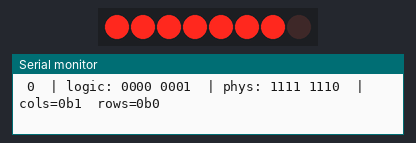
A sketch run on a simulated Arduino Uno, built with avr-gcc and run on an emulated ATmega328P. On the bench: 8 shift-register outputs drawn as a row of LEDs (first output left, lit = HIGH), the last lines printed to the serial monitor. Wiring (inferred from the names in the program): shift register (74HC595): data pin 13; shift clock pin 11; latch pin 12. Wiring (inferred from the signals the program sends): row of LEDs: on Q0, Q1, Q2, Q3, Q4, Q5, Q6, Q7.

Above: at 0.1 s.
At 0.71 s:
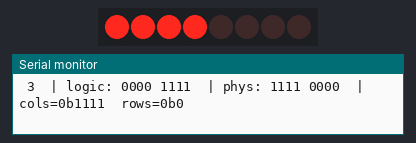
At 1.11 s:
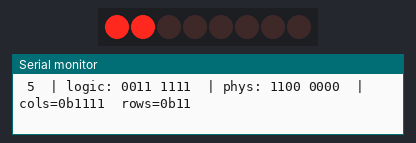
At 1.52 s:
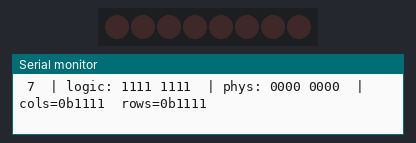
At 2.53 s:
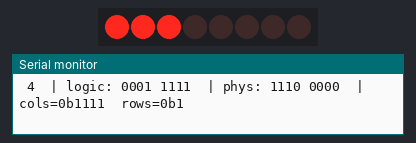
At 3.54 s:
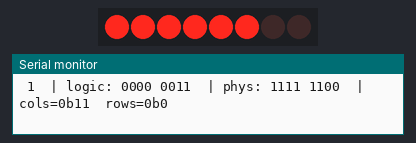
Timing chart, 0 to 3.8 s (numbered marks = the images above):
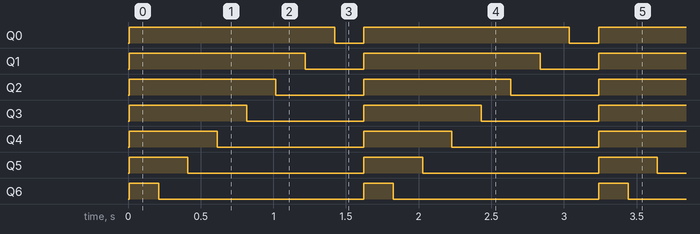

Measured:
- by itself, Q0: alternates HIGH for 1.4 s and LOW for 0.20 s
- by itself, Q1: alternates HIGH for 1.2 s and LOW for 0.40 s
- by itself, Q2: alternates HIGH for 1.0 s and LOW for 0.61 s
- by itself, Q3: alternates HIGH for 0.81 s and LOW for 0.81 s
- by itself, Q4: alternates HIGH for 0.61 s and LOW for 1.0 s
- by itself, Q5: alternates HIGH for 0.40 s and LOW for 1.2 s
- by itself, Q6: alternates HIGH for 0.20 s and LOW for 1.4 s

The sketch:

multiplexar_alto_voltaje_simple_74hc695.ino
```cpp
/*
 * Matrix LED multiplexing via 74HC595
 *
 * Columnas: activo BAJO  → Q0/Q1 en LOW enciende la columna
 * Filas:    activo BAJO  → Q2/Q3 en LOW enciende la fila
 * (ambos canales invierten la lógica en sendToShiftReg)
 *
 * ── Conexión 74HC595 ─────────────────────────────────────────
 *   Arduino D13 → DS   (pin 14, pata 14)  serial data
 *   Arduino D11 → SHCP (pin 11, pata 11)  shift clock
 *   Arduino D12 → STCP (pin 12, pata 12)  latch / storage clock
 *   VCC → VCC (pin 16), OE (pin 13) a GND, SRCLR (pin 10) a VCC
 *
 * ── Salidas del 595 ──────────────────────────────────────────
 *   Q0 (pata 15) → columna 0   activo LOW
 *   Q1 (pata  1) → columna 1   activo LOW
 *   Q2 (pata  2) → fila    0   activo LOW
 *   Q3 (pata  3) → fila    1   activo LOW
 *
 * ── Resistencias recomendadas ────────────────────────────────
 *   100-470 Ω en serie entre cada salida Q y el gate del MOSFET
 *     → limita corriente de pico y evita oscilaciones en el gate
 *   10 kΩ pull-up a VCC en cada gate
 *     → garantiza MOSFET apagado durante arranque/reset del 595
 *
 * ── Bit layout del registro (LSB = Q0) ───────────────────────
 *   bits [ N_COLS-1 .. 0 ]            → columnas  (lógico: 1=activo)
 *   bits [ N_COLS+N_ROWS-1 .. N_COLS ]→ filas     (lógico: 1=activo)
 *   Ambos se invierten al enviar al 595 (activo LOW físico)
 *
 *   2×2:  [r1, r0, c1, c0]           → bits [3..0]
 *   4×4:  [r3,r2,r1,r0, c3,c2,c1,c0] → bits [7..0]  (un solo 595)
 *
 * ── Control individual de LEDs ───────────────────────────────
 *   setLED(col, row, state) modifica colMask/rowMask y envía.
 *   NOTA: en matriz NxN encender (c0,r0) Y (c1,r1) simultáneamente
 *   también ilumina (c0,r1) y (c1,r0) → "ghosting".
 *   Para evitarlo se usa multiplexing por fila (ver comentario al
 *   final del archivo).
 */

// ── Pines 74HC595 ──────────────────────────────────────────────
#define PIN_DATA   13   // DS - en el chip pata 14
#define PIN_LATCH  12   // RCLK - en el chip pata 12
#define PIN_CLOCK  11   // SCLK - en el chip pata 11

// ── Dimensiones ─────────────────────────────────────────────────
const uint8_t N_COLS = 4;   // ← cambiar a 4 para escalar a 4×4
const uint8_t N_ROWS = 4;   // ← cambiar a 4 para escalar a 4×4

// ── Estado lógico global (1 = activo, independiente de polaridad)
uint8_t colMask = 0;
uint8_t rowMask = 0;

// ────────────────────────────────────────────────────────────────
// Envía colMask + rowMask al 74HC595
// Ambos canales son activo LOW → se invierte lógica antes de enviar
// ────────────────────────────────────────────────────────────────
void sendToShiftReg() {
  uint8_t colBitsPhys = (~colMask) & ((1 << N_COLS) - 1);  // activo LOW
  uint8_t rowBitsPhys = (~rowMask) & ((1 << N_ROWS) - 1);  // activo LOW
  uint8_t out = (rowBitsPhys << N_COLS) | colBitsPhys;

  digitalWrite(PIN_LATCH, LOW);
  shiftOut(PIN_DATA, PIN_CLOCK, LSBFIRST, out);
  digitalWrite(PIN_LATCH, HIGH);
}

// ────────────────────────────────────────────────────────────────
// Control individual de un LED
// ────────────────────────────────────────────────────────────────
void setLED(uint8_t col, uint8_t row, bool state) {
  if (col >= N_COLS || row >= N_ROWS) return;
  if (state) {
    colMask |=  (1 << col);
    rowMask |=  (1 << row);
  } else {
    colMask &= ~(1 << col);
    rowMask &= ~(1 << row);
  }
  sendToShiftReg();
}

// ────────────────────────────────────────────────────────────────
// Imprime uint8_t como "XXXX XXXX" (8 bits, MSB a la izquierda)
// ────────────────────────────────────────────────────────────────
void printBin8(uint8_t val) {
  for (int8_t i = 7; i >= 0; i--) {
    Serial.print((val >> i) & 1);
    if (i == 4) Serial.print(' ');
  }
}

// ────────────────────────────────────────────────────────────────
// Setup
// ────────────────────────────────────────────────────────────────
void setup() {
  Serial.begin(115200);
  pinMode(PIN_DATA,  OUTPUT);
  pinMode(PIN_CLOCK, OUTPUT);
  pinMode(PIN_LATCH, OUTPUT);

  colMask = 0; rowMask = 0;
  sendToShiftReg();  // todo apagado

  Serial.println(F("== Matrix 74HC595 demo =="));
  Serial.print(F("Matriz: ")); Serial.print(N_COLS);
  Serial.print('x');           Serial.println(N_ROWS);
  Serial.println(F("idx | logic (lógico)  | phys (al 595)  | cols | rows"));
}

// ────────────────────────────────────────────────────────────────
// Demo: índice acumulativo recorre compuertas una a una
//   Orden: col0 → col1 → … → row0 → row1 → … → reset
//   Cada paso habilita UNA compuerta más y reporta por Serial.
// ────────────────────────────────────────────────────────────────
uint8_t demoIdx = 0;
const uint8_t TOTAL_GATES = N_COLS + N_ROWS;

void loop() {
  // Reconstruir máscaras según índice acumulativo
  colMask = 0; rowMask = 0;
  for (uint8_t i = 0; i <= demoIdx; i++) {
    if (i < N_COLS) colMask |=  (1 << i);
    else            rowMask |=  (1 << (i - N_COLS));
  }

  sendToShiftReg();

  // ── Reporte Serial ──────────────────────────────────────────
  // logicByte: [rowN..row0 | colN..col0] (sin invertir, 1 = activo)
  // physByte : lo que recibe físicamente el 74HC595
  uint8_t logicByte = (rowMask << N_COLS) | colMask;
  uint8_t physByte  = ((~rowMask & ((1 << N_ROWS) - 1)) << N_COLS)
                    | (~colMask & ((1 << N_COLS) - 1));  // ambos activo LOW

  Serial.print(F(" "));
  Serial.print(demoIdx);
  Serial.print(F("  | logic: ")); printBin8(logicByte);
  Serial.print(F("  | phys: "));  printBin8(physByte);
  Serial.print(F("  | cols=0b")); Serial.print(colMask, BIN);
  Serial.print(F("  rows=0b"));   Serial.println(rowMask, BIN);

  demoIdx = (demoIdx + 1) % TOTAL_GATES;
  delay(200);
}

/*
 * ── Multiplexing por fila (para control sin ghosting) ────────
 *
 * Para encender LEDs individuales sin ghosting, llamar en loop():
 *
 *   for (uint8_t r = 0; r < N_ROWS; r++) {
 *     // Sólo la fila r activa
 *     rowMask = (1 << r);
 *     // Columnas de esa fila según framebuffer[r]
 *     colMask = framebuffer[r];   // uint8_t framebuffer[N_ROWS]
 *     sendToShiftReg();
 *     delayMicroseconds(500);     // ~500 µs por fila → invisible al ojo
 *     colMask = 0; rowMask = 0;
 *     sendToShiftReg();           // apagar entre filas evita ghosting
 *   }
 *
 * framebuffer[0] = 0b01;  // fila 0: col0 encendida
 * framebuffer[1] = 0b10;  // fila 1: col1 encendida
 */
```
